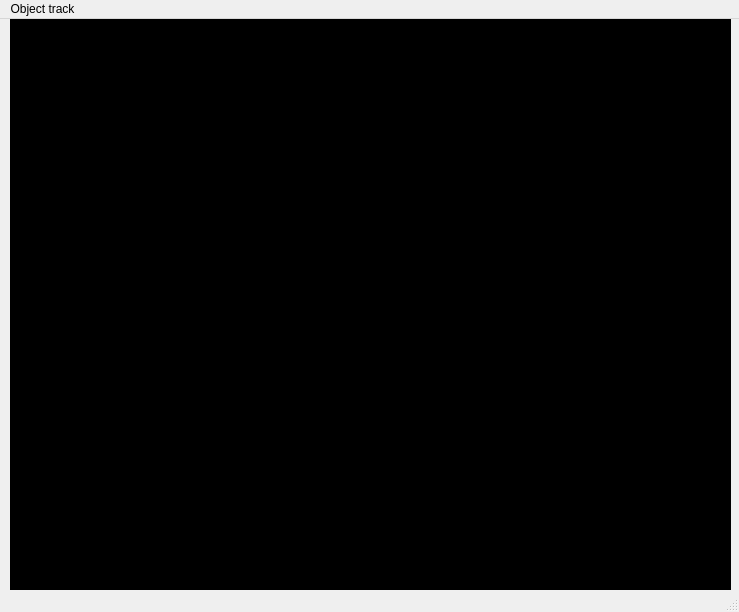
<?xml version="1.0" encoding="UTF-8"?>
<ui version="4.0">
 <class>gui</class>
 <widget class="QMainWindow" name="gui">
  <property name="geometry">
   <rect>
    <x>0</x>
    <y>0</y>
    <width>739</width>
    <height>612</height>
   </rect>
  </property>
  <property name="windowTitle">
   <string>MainWindow</string>
  </property>
  <widget class="QWidget" name="centralwidget">
   <widget class="QLabel" name="label">
    <property name="geometry">
     <rect>
      <x>10</x>
      <y>0</y>
      <width>721</width>
      <height>571</height>
     </rect>
    </property>
    <property name="styleSheet">
     <string notr="true">background-color: rgb(0, 0, 0)</string>
    </property>
    <property name="text">
     <string/>
    </property>
   </widget>
  </widget>
  <widget class="QMenuBar" name="menubar">
   <property name="geometry">
    <rect>
     <x>0</x>
     <y>0</y>
     <width>739</width>
     <height>21</height>
    </rect>
   </property>
   <widget class="QMenu" name="menu_obj_track">
    <property name="title">
     <string>Object track</string>
    </property>
    <widget class="QMenu" name="menuCameras">
     <property name="title">
      <string>Cameras settings</string>
     </property>
     <property name="icon">
      <iconset>
       <normaloff>../../../../cameras.png</normaloff>../../../../cameras.png</iconset>
     </property>
    </widget>
    <addaction name="ot_obj_params"/>
    <addaction name="separator"/>
    <addaction name="ot_start_rec"/>
    <addaction name="ot_stop_rec"/>
    <addaction name="separator"/>
    <addaction name="menuCameras"/>
    <addaction name="separator"/>
   </widget>
   <addaction name="menu_obj_track"/>
  </widget>
  <widget class="QStatusBar" name="statusbar"/>
  <action name="ot_obj_params">
   <property name="checkable">
    <bool>false</bool>
   </property>
   <property name="icon">
    <iconset>
     <normaloff>../../../../gear_4053.png</normaloff>../../../../gear_4053.png</iconset>
   </property>
   <property name="text">
    <string>Object parameters</string>
   </property>
  </action>
  <action name="ot_start_rec">
   <property name="icon">
    <iconset>
     <normaloff>../../../../RecRun.png</normaloff>../../../../RecRun.png</iconset>
   </property>
   <property name="text">
    <string>Start recording</string>
   </property>
  </action>
  <action name="ot_stop_rec">
   <property name="icon">
    <iconset>
     <normaloff>../../../../RecStop.png</normaloff>../../../../RecStop.png</iconset>
   </property>
   <property name="text">
    <string>Stop recording</string>
   </property>
  </action>
  <action name="actionCamera_1">
   <property name="icon">
    <iconset>
     <normaloff>../../../../camera.png</normaloff>../../../../camera.png</iconset>
   </property>
   <property name="text">
    <string>Сamera №1</string>
   </property>
  </action>
  <action name="action_amera_2">
   <property name="icon">
    <iconset>
     <normaloff>../../../../camera.png</normaloff>../../../../camera.png</iconset>
   </property>
   <property name="text">
    <string>Сamera №2</string>
   </property>
  </action>
  <action name="action_amera_3">
   <property name="icon">
    <iconset>
     <normaloff>../../../../camera.png</normaloff>../../../../camera.png</iconset>
   </property>
   <property name="text">
    <string>Сamera №3</string>
   </property>
  </action>
  <action name="action_amera_4">
   <property name="icon">
    <iconset>
     <normaloff>../../../../camera.png</normaloff>../../../../camera.png</iconset>
   </property>
   <property name="text">
    <string>Сamera №4</string>
   </property>
  </action>
  <action name="action_amera_5">
   <property name="icon">
    <iconset>
     <normaloff>../../../../camera.png</normaloff>../../../../camera.png</iconset>
   </property>
   <property name="text">
    <string>Сamera №5</string>
   </property>
  </action>
 </widget>
 <resources/>
 <connections/>
</ui>
